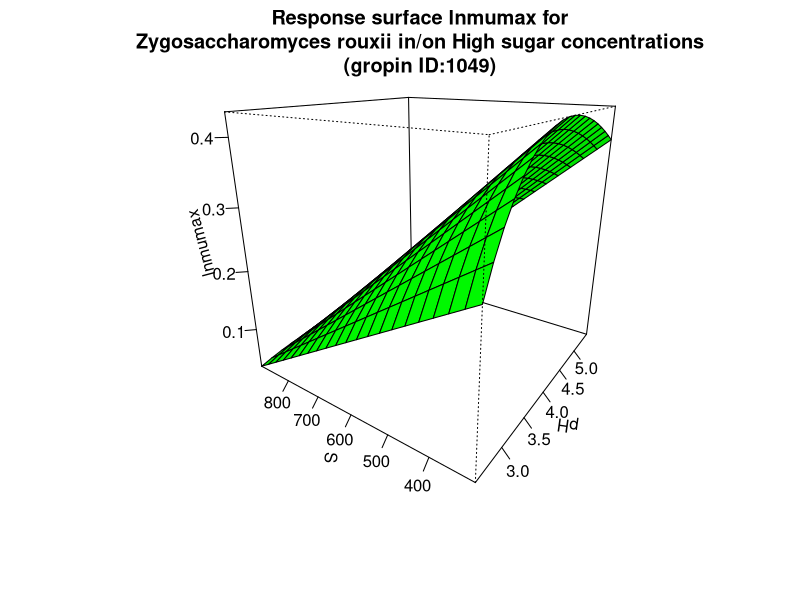

Write R code to recreate this figure.
#############################
# start of Parameter script
#############################
pH <- seq(2.5025,5.4945054945055,length.out=21)
S <- seq(300.3,899.100899100899,length.out=21)
#############################
# end of Parameter script
#############################
############################# 
# start of Model script Gropin ID 1049 
#############################
 
# constant coefficients for this model
 
variables <- data.frame(pH,S)
argumentsPar <- expand.grid(variables)
 
# heart of the model
response_surface <- function(pH,S) {
   mumax <-(-1.4*(1-1.9/pH)*(1-exp(1-pH/10.4))*(1-S/980))

return(mumax=mumax)
} 

# output parameters
responseSurface <- cbind(argumentsPar,response_surface(argumentsPar['pH'],argumentsPar['S']))
colnames(responseSurface) <- c(colnames(argumentsPar),'lnmumax')
#############################
# End of Model script
#############################
############################# 
# start of Visualisation script Gropin ID 1049 
#############################
persp(pH,S,matrix(unlist(responseSurface$'lnmumax'),nrow=21),col = 'green',xlab='pH',ylab='S',zlab='lnmumax',main='Response surface lnmumax for
Zygosaccharomyces rouxii in/on High sugar concentrations
(gropin ID:1049)',theta=305,phi=20,shade=0.25,ticktype = 'detailed')
#############################
# End of Visualisation script
#############################
